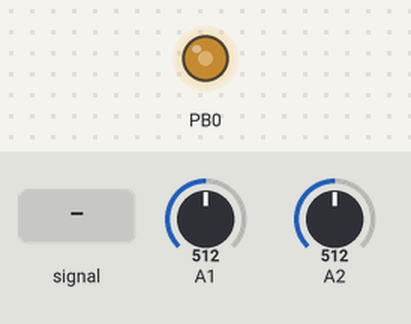
Simulated run of this sketch. Board: ATtiny85, built with avr-gcc and run on an emulated ATtiny85. Shown: output pins drawn as LEDs (lit = HIGH). Inputs (shaded band) come from the test bench; at power-on: A1 = 512, A2 = 512.

Above: at 0.8 s.
0.9 s: A1 fed a 200 Hz sine of ±460 counts around its level
3.9 s: A1 set to 122
6.9 s: A1 set to 14
9.9 s: A1 set to 0
At 10.5 s:
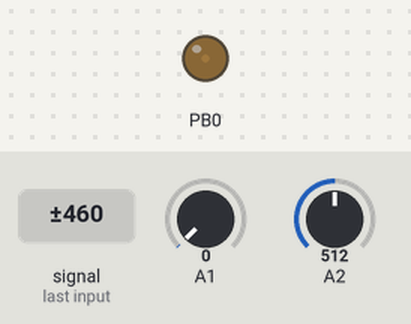
Timing chart, 0 to 12.4 s (numbered marks = the images above; inputs shaded):
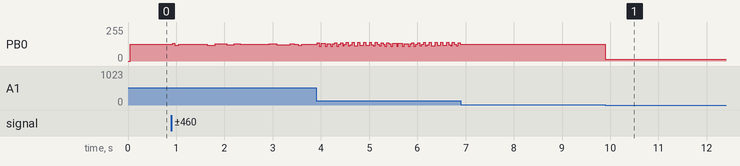

The sketch:

_Attiny85Timer0DDSPwm.ino
```cpp
/* Name: main.c
 * Author: Budi Prakosa
 *
 * Ported from
 * http://interface.khm.de/index.php/lab/interfaces-advanced/arduino-dds-sinewave-generator/
 * to Attiny85 @ 16Mhz internal PLL
 *
 */

#include <avr/io.h>
#include <util/delay.h>
#include <avr/interrupt.h>
#include <avr/power.h>
#include <avr/pgmspace.h>
#include <math.h>

#define cbi(sfr, bit) (_SFR_BYTE(sfr) &= ~_BV(bit))
#define sbi(sfr, bit) (_SFR_BYTE(sfr) |= _BV(bit))

#include "hardware_setup.h"

volatile uint8_t pot1; // 0...255
volatile uint8_t pot2; // 0...255

// table of 256 sine values / one sine period / stored in flash memory
PROGMEM  prog_uchar sine256[]  = {
  127,130,133,136,139,143,146,149,152,155,158,161,164,167,170,173,176,178,181,184,187,190,192,195,198,200,203,205,208,210,212,215,217,219,221,223,225,227,229,231,233,234,236,238,239,240,
  242,243,244,245,247,248,249,249,250,251,252,252,253,253,253,254,254,254,254,254,254,254,253,253,253,252,252,251,250,249,249,248,247,245,244,243,242,240,239,238,236,234,233,231,229,227,225,223,
  221,219,217,215,212,210,208,205,203,200,198,195,192,190,187,184,181,178,176,173,170,167,164,161,158,155,152,149,146,143,139,136,133,130,127,124,121,118,115,111,108,105,102,99,96,93,90,87,84,81,78,
  76,73,70,67,64,62,59,56,54,51,49,46,44,42,39,37,35,33,31,29,27,25,23,21,20,18,16,15,14,12,11,10,9,7,6,5,5,4,3,2,2,1,1,1,0,0,0,0,0,0,0,1,1,1,2,2,3,4,5,5,6,7,9,10,11,12,14,15,16,18,20,21,23,25,27,29,31,
  33,35,37,39,42,44,46,49,51,54,56,59,62,64,67,70,73,76,78,81,84,87,90,93,96,99,102,105,108,111,115,118,121,124

};


double dfreq;
// const double refclk=31372.549;  // =16MHz / 510  http://playground.arduino.cc/Main/TimerPWMCheatsheet
const double refclk=32258.064;      // measured

// variables used inside interrupt service declared as voilatile
volatile uint8_t icnt;              // var inside interrupt

//volatile uint8_t icnt1;             // var inside interrupt
//volatile uint8_t c4ms;              // counter incremented all 4ms
volatile unsigned long phaccu;   // pahse accumulator
volatile unsigned long tword_m;  // dds tuning word m


int main(void)
{
    //setup avr hardware
    //pots, adc, pwm, timer
    hw_init();

    dfreq=600.0;                    // initial output frequency = 1000.o Hz
    tword_m=pow(2,32)*dfreq/refclk;  // calulate DDS new tuning word

    //based on https://www.tty1.net/blog/2008/avr-gcc-optimisations_en.html
    for(;;)
        {
           // if (c4ms > 250) {                 // timer / wait fou a full second
                 //c4ms=0;
                 dfreq=pot1<<2; // read Poti to adjust output frequency from 0..1020 Hz
                 tword_m=pow(2,32)*dfreq/refclk;  // calulate DDS new tuning word
             //  }
        }

    return 0;   /* never reached */
}


////COMPB will be executed after COMPA
//ISR(TIMER1_COMPB_vect)
//{

//}


//PWM SUSTAIN TIMER freq = 32.258 Khz
ISR(TIMER1_COMPA_vect)
{
    phaccu=phaccu+tword_m; // soft DDS, phase accu with 32 bits
    icnt=phaccu >> 24;     // use upper 8 bits for phase accu as frequency information
                           // read value fron ROM sine table and send to PWM DAC
    OCR0A=pgm_read_byte_near(sine256 + icnt);

//    if(icnt1++ == 125) {  // increment variable c4ms all 4 milliseconds
//      c4ms++;
//      icnt1=0;
//     }
}


//handle adc conversion
//ATtiny25/45/85 [DATASHEET] page 48 vector 9
ISR(ADC_vect)
{
    //http://joehalpin.wordpress.com/2011/06/19/multi-channel-adc-with-an-attiny85/

    static uint8_t firstTime = 1;
    static uint8_t val;

    val = ADCH;

    if (firstTime == 1)
        firstTime = 0;
    else if (ADMUX  == hw_adc1)
        {
            pot1 = val;
            ADMUX = hw_adc2;
        }
    else if ( ADMUX == hw_adc2)
        {
            pot2  = val;
            ADMUX = hw_adc1;
        }

}
```

hardware_setup.h
```cpp
#ifndef HARDWARE_SETUP
#define HARDWARE_SETUP

//#include "debounce_lib.h"


volatile uint8_t hw_adc1 = _BV(ADLAR) | _BV(MUX0); //PB2-ADC1 pot2
volatile uint8_t hw_adc2 = _BV(ADLAR) | _BV(MUX1); //PB4-ADC2 pot1


// ATTINY85 _Attiny85Timer0DDSPwm pin
//
//                               +-\/-+
//  Ain0           (D  5)  PB5  1|    |8   VCC
//  Ain3           (D  3)  PB3  2|    |7   PB2  (D  2)  INT0  Ain1 ====> pot2
// pot1 ===> Ain2  (D  4)  PB4  3|    |6   PB1  (D  1)        pwm1
//                         GND  4|    |5   PB0  (D  0)        pwm0 ====> OCR0A / sound output
//                               +----+

static inline void hw_set_output_pin()
{
    //DDRB |= 1<<DDB4; //set PB4 as output
    //PORTB &= ~(1 << PB4); //set PB4 output 0

    //DDRB |= 1<<DDB1; //set PB1 as output
    //PORTB &= ~(1 << PB1); //set PB1 output 0

    DDRB |= 1<<DDB0; //set PB0 as output
    PORTB &= ~(1 << PB0); //set PB0 output 0


    //btn_debounce_init();

}

void hw_enable_timer1()
{
    TCNT1 = 0; //reset counter
    TCCR1 |= _BV(CS10)|_BV(CS12); // prescale 16
}

void hw_disable_timer1()
{
    TCCR1 ^= (_BV(CS10)|_BV(CS12)); // prescale 16
}

static inline void hw_set_timer1()
{

    //TIMER SETUP [leave this settings]
    //When the CTC1 control bit is set (one), Timer/Counter1 is reset to $00 in the CPU clock cycle after a compare match with OCR1C register value.
    //If the control bit is cleared,
    //Timer/Counter1 continues counting and is
    //unaffected by a compare match.

    TCCR1 |= _BV(CTC1); //clear timer on compare
    TIMSK |= _BV(OCIE1A); //activate compare interruppt A
    //TIMSK |= _BV(OCIE1B); //activate compare interruppt B

    TCNT1 = 0; //init count


    //TIMER PRESCALE FREQUENCY  [change this]
    //TCCR1 |= _BV(CS10); // prescale 1
    //TCCR1 |= _BV(CS11); // prescale 2
    TCCR1 |= _BV(CS10)|_BV(CS12); // prescale 16
    //TCCR1 |= _BV(CS11)|_BV(CS12); // prescale 32
    //TCCR1 |= _BV(CS10)|_BV(CS11)|_BV(CS12); // prescale 64
    //TCCR1 |= _BV(CS13); // prescale 128
    //TCCR1 |= _BV(CS10) | _BV(CS13); // prescale 256

    //When the CTC1 control bit is set (one), Timer/Counter1 is reset to $00 in the CPU clock cycle after a compare match with OCR1C register value
    OCR1C = 31; //(16000000/16)/31 = 32.258 Khz
    //OCR1B = 22;

    //OCR1C = 125;  // (16000000/16)/8000 = 125
    //OCR1C = 90;   // (16000000/16)/11025 = 90
    //OCR1C = 45;   // (16000000/16)/22050 = 45
    //OCR1C = 22;   // (16000000/16)/44100 = 22


}


static inline void hw_disable_timer0()
{
    //Writing the TSM bit to one activates the Timer/Counter Synchronization Mode. In this mode,
    //the value written to PSR0 is kept, hence keeping the Prescaler Reset signal asserted
    GTCCR |= _BV(TSM) | _BV(PSR0);
}

static inline void hw_enable_timer0()
{
    //When the TSM bit is written to zero, the PSR0 bit is cleared by hardware, and the timer/counter start counting.
    GTCCR &= ~_BV(TSM);
}

static inline void hw_setup_timer0_pwm()
{
    //PWM SOUND OUTPUT MODE [change this]
    TCCR0A |= (1<<WGM00)|(1<<WGM01); //Fast pwm
    //TCCR0A |= (1<<WGM00) ; //Phase correct pwm
    //PWM SETTINGS [leave this settings]
    //TCCR0A |= (1<<COM0A1); //Clear OC0A/OC0B on Compare Match when up-counting.
    //TCCR0B |= (1<<CS00);//no prescale

    //from ref website, this enable OCR0B
    TCCR0A = 2<<COM0A0 | 2<<COM0B0 | 3<<WGM00;
    TCCR0B = 0<<WGM02 | 1<<CS00;
}

static inline void hw_adc_init()
{
    ADCSRA |= _BV(ADIE); //adc interrupt enable
    ADCSRA |= _BV(ADEN); //adc enable
    ADCSRA |= _BV(ADATE); //auto trigger
    ADCSRA |= _BV(ADPS0) | _BV(ADPS1) | _BV(ADPS2); //prescale 128
    ADMUX  = hw_adc1;
    ADCSRB = 0;
}

static inline void hw_adc_start()
{
    ADCSRA |= _BV(ADSC); //start adc conversion
}


static inline void hw_init()
{
    //no prescale, enable 16 Mhz
    clock_prescale_set(clock_div_1);

    //timer 0 pwm - setup pwm / sound output
    hw_setup_timer0_pwm();

    //setup timer 1 - for sequence clock update
    hw_set_timer1();

    //set output pin - for led / counter
    hw_set_output_pin();

    //init adc - adc input for pots
    hw_adc_init();

    //enable global interrupt
    sei();

    //start adc conversion
    hw_adc_start();
}

#endif // HARDWARE_SETUP
```

Measured:
- after the input at 6.9 s, PB0: stops changing and stays 126/255
- after the input at 9.9 s, PB0: 126/255 → 14/255 at once
